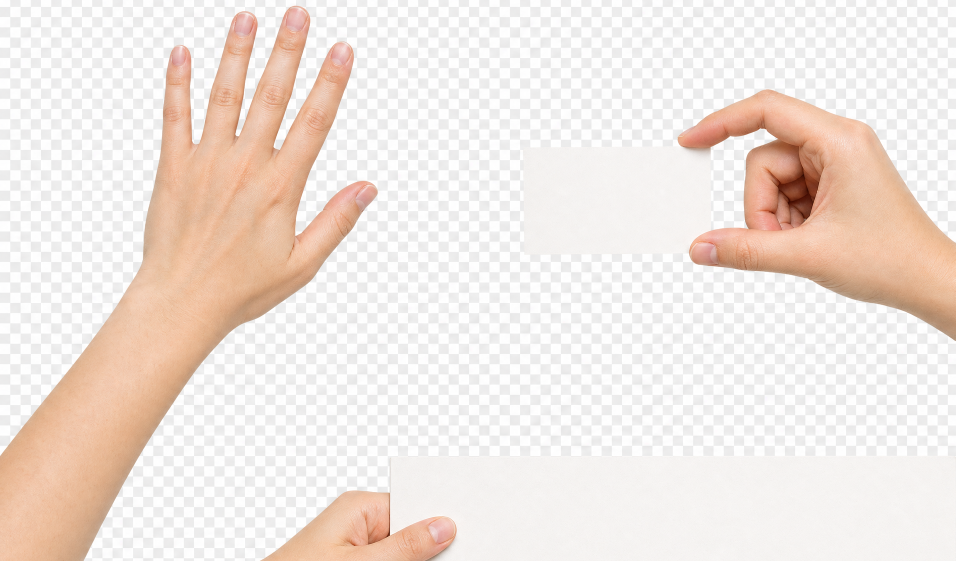
#> input picture reels/ig-DfA_TeHPbDQ/assets/cut/GPT-12_00.png, 1911 x 1122 px (shown at 1/2 size); its folder holds 3 pictures in this run
$ python prep_hands.py
#> lines starting #> are read from the running program, lines starting #| are printed output that depends on the picture; after the words box and inside, x2 and y2 are one past the last pixel; in counts of white or black regions, pixels touching at a corner belong together
# Clean the GPT-12 hand cutouts: drop the blank white card the hand holds and stray fragments.
# Writes hands/H0.png (slap palm), H1.png (pinch), H2.png (grip) + hands.json (crop offsets, normalised to the cleaned image).
import cv2,numpy as np,json,os
C='../../assets/cut/'; out={}
for i in range(3):
    im=cv2.imread(f'{C}GPT-12_0{i}.png',cv2.IMREAD_UNCHANGED).astype(np.float32)
    rgb=im[...,:3]; a=im[...,3]/255.
    mn=rgb.min(2); mx=rgb.max(2)
#> after `mn = rgb.min(2)`:
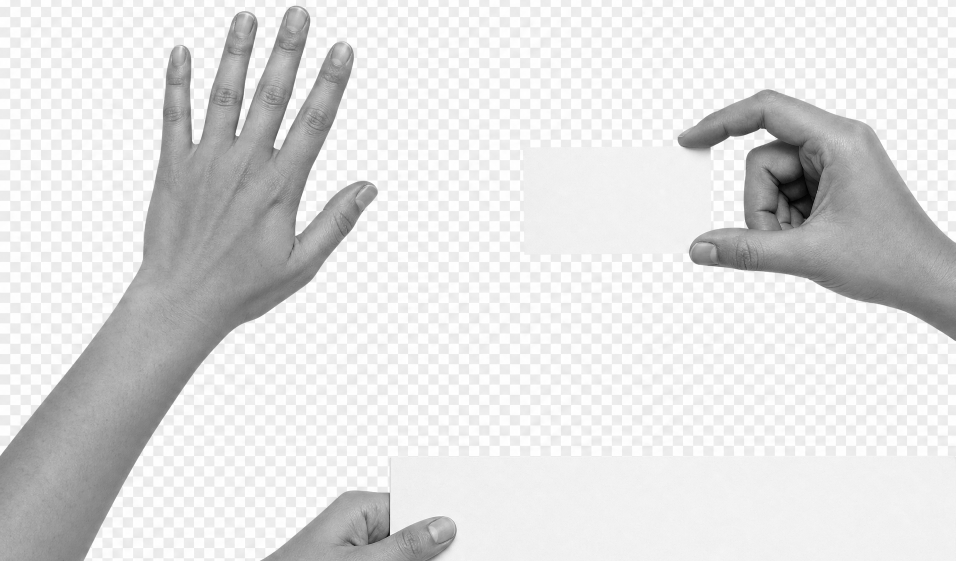
#> mn: shape (1122, 1911) float32 (shown at 1/2 size); min 0, max 255, mean 223.2
#> after `mx = rgb.max(2)`:
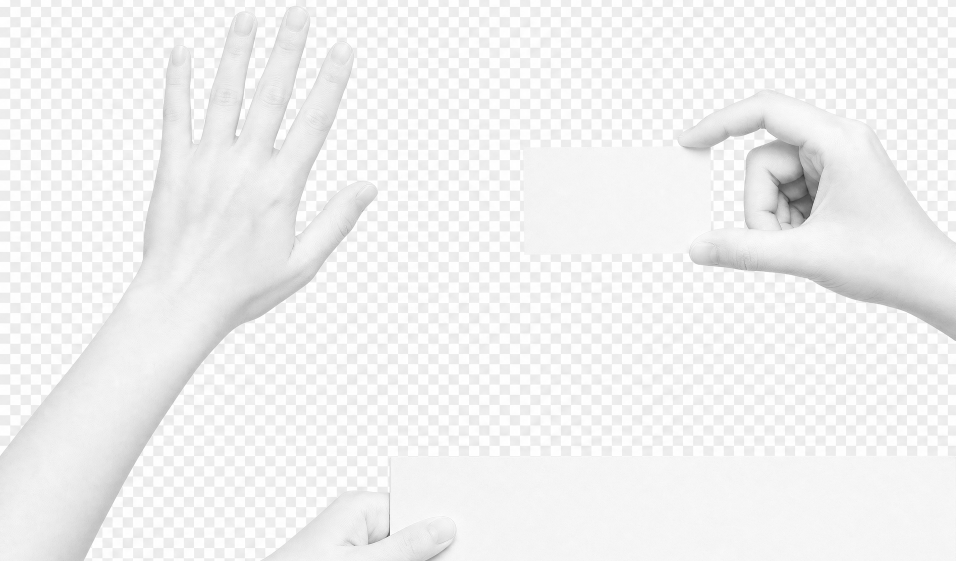
#> mx: shape (1122, 1911) float32 (shown at 1/2 size); min 48, max 255, mean 241
    white=(mn>195)&((mx-mn)<28)
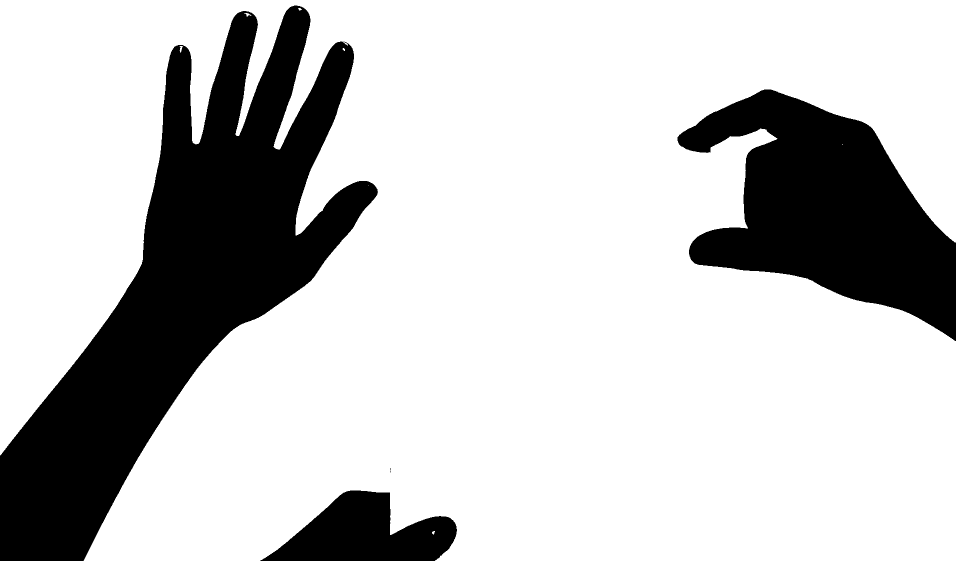
#> white: shape (1122, 1911) bool (shown at 1/2 size); 77.6% white; 5 black regions (2 under 20 px), largest, box (x1, y1, x2, y2) and area: (0, 11, 756, 1122) 300530, (1355, 179, 1911, 682) 146491, (520, 981, 914, 1122) 33009
    keep=(a>0.5)&~white
#> keep: shape (1122, 1911) bool; 14.1% white; 4 white regions (2 under 20 px), largest, box (x1, y1, x2, y2) and area: (0, 12, 755, 1113) 293341, (607, 982, 780, 1058) 8519
    keep=cv2.morphologyEx(keep.astype(np.uint8),cv2.MORPH_OPEN,np.ones((5,5),np.uint8))
#> keep: shape (1122, 1911); values 0 (black) and 1 (white), 14.1% white; 2 white regions, box (x1, y1, x2, y2) and area: (0, 12, 755, 1113) 293218, (612, 982, 780, 1058) 8505
    n,l,s,_=cv2.connectedComponentsWithStats(keep); k=1+np.argmax(s[1:,4]); m=(l==k).astype(np.uint8)
#> after `n, l, s, _ = cv2.connectedComponentsWithStats(keep)`:
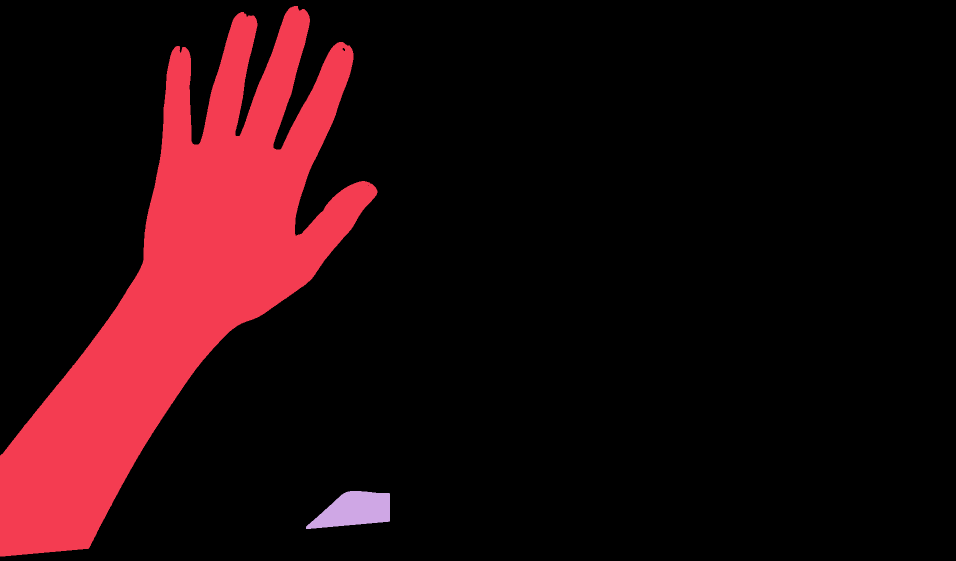
#> l: shape (1122, 1911) int32 (shown at 1/2 size); 3 distinct labels, from 0 to 2; one colour per label, 0 black
#> after `n, l, s, _ = cv2.connectedComponentsWithStats(keep)`: n = 3; s = [[0, 0, 1911, 1122, 1842419], [0, 12, 755, 1101, 293218], [612, 982, 168, 76, 8505]]
#> after `k = 1 + np.argmax(s[1:, 4])`: k = 1
#> after `m = (l == k).astype(np.uint8)`:
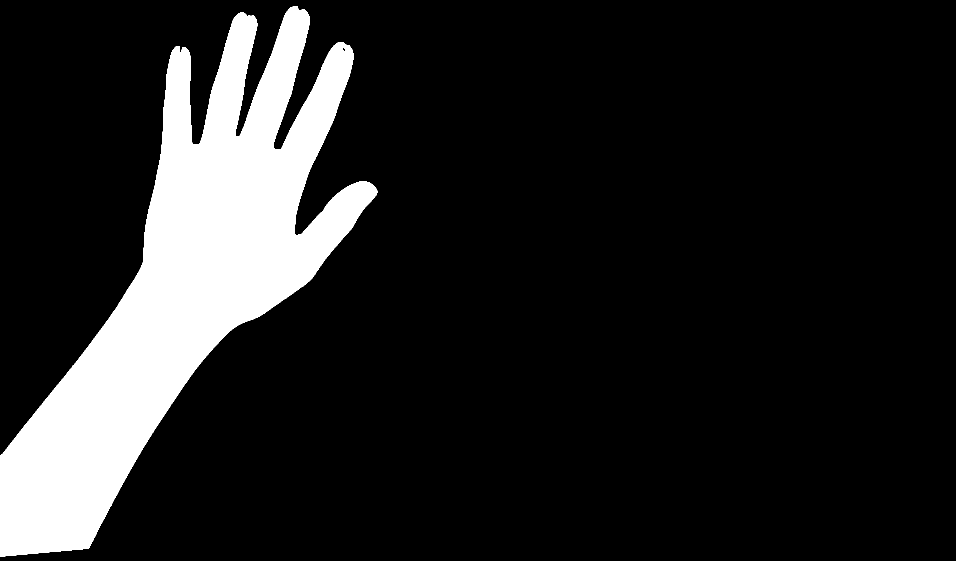
#> m: shape (1122, 1911) (shown at 1/2 size); values 0 (black) and 1 (white), 13.7% white; 1 white region, box (x1, y1, x2, y2) and area: (0, 12, 755, 1113) 293218
    m=cv2.morphologyEx(m,cv2.MORPH_CLOSE,np.ones((9,9),np.uint8))
#> m: shape (1122, 1911); values 0 (black) and 1 (white), 13.7% white; 1 white region, box (x1, y1, x2, y2) and area: (0, 12, 755, 1113) 293321
    mf=cv2.GaussianBlur(m.astype(np.float32),(0,0),1.2)
    na=np.minimum(a,mf)
    # kill white fringe: despill toward skin where alpha partial
    o=np.dstack([rgb,na*255]).clip(0,255).astype(np.uint8)
    ys,xs=np.where(na>0.05); x0,x1,y0,y1=xs.min(),xs.max()+1,ys.min(),ys.max()+1
#> after `x0, x1, y0, y1 = (xs.min(), xs.max() + 1, ys.min(), ys.max() + 1)`: x0 = 0; x1 = 757; y0 = 10; y1 = 1113
    o=o[y0:y1,x0:x1]; cv2.imwrite(f'hands/H{i}.png',o)
#> after `o = o[y0:y1, x0:x1]`:
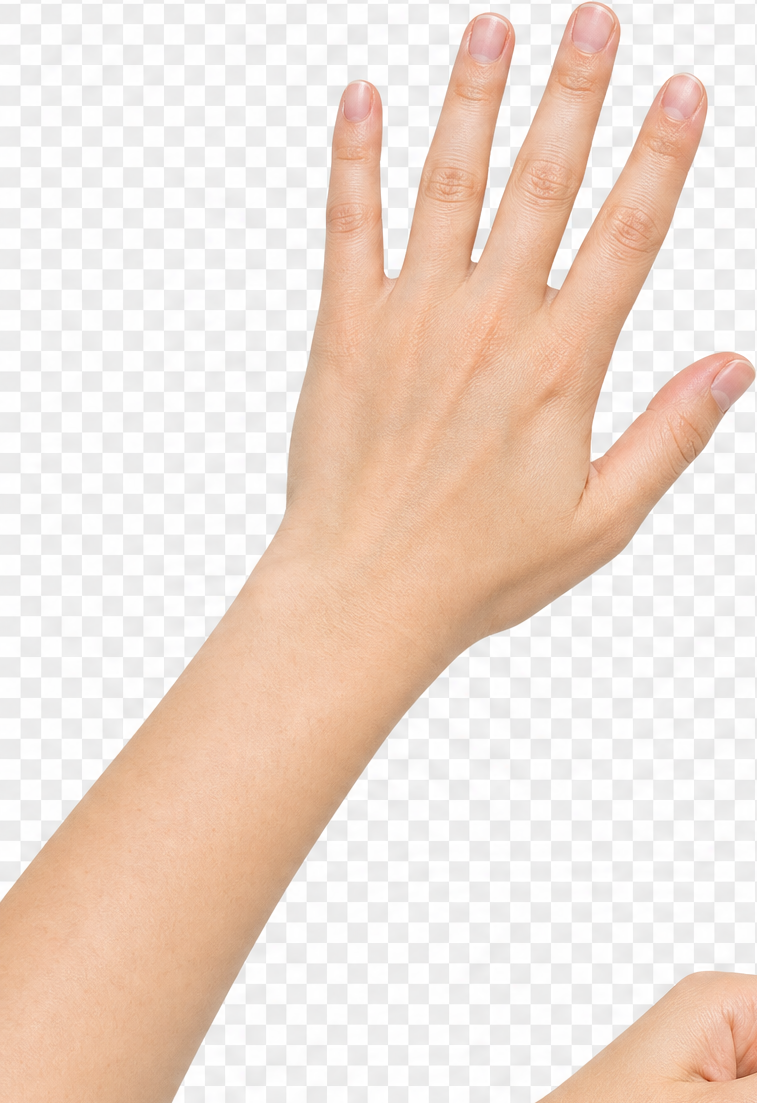
#> o: shape (1103, 757, 4); mean B, G, R, A 210.6, 221.8, 239.2, 89.5
    H,W=im.shape[:2]
#> H = 1122; W = 1911
    out[f'H{i}']={'orig':[W,H],'crop':[int(x0),int(y0),int(x1),int(y1)]}
    print(i,o.shape,(x0,y0,x1,y1))
#| 0 (1103, 757, 4) (0, 10, 757, 1113)
#> pass 2 of the loop `for i in range(3):`:
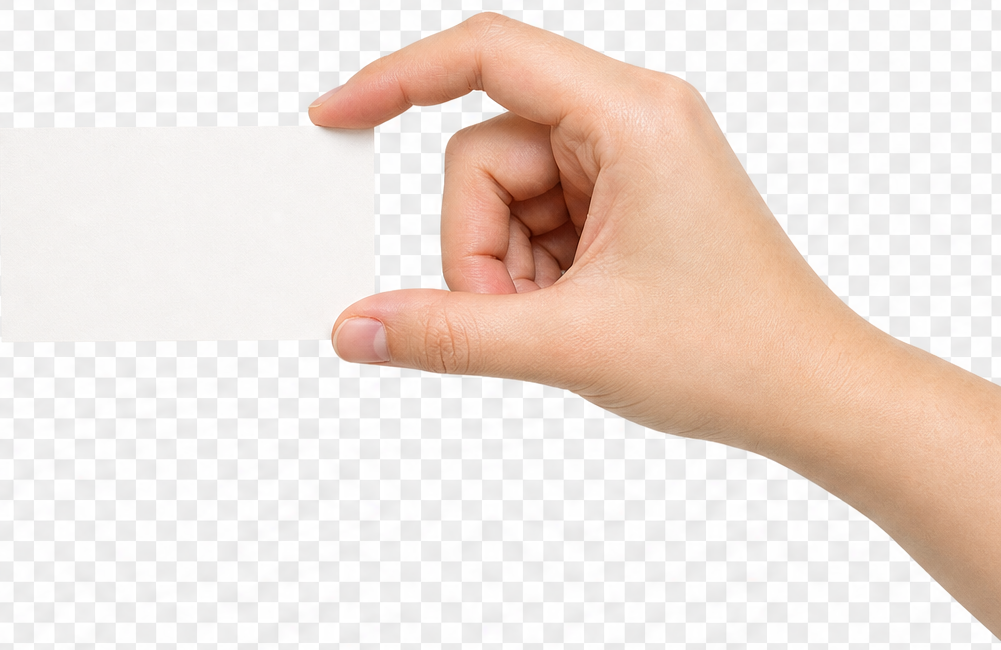
#> input picture reels/ig-DfA_TeHPbDQ/assets/cut/GPT-12_01.png, 1001 x 650 px
#> rgb: shape (650, 1001, 3) float32
#> a: shape (650, 1001) float32
#> mn: shape (650, 1001) float32
#> mx: shape (650, 1001) float32
#> white: shape (650, 1001) bool; 72.8% white; 1 black region, box (x1, y1, x2, y2) and area: (308, 12, 1001, 641) 177060
#> `keep=(a>0.5)&~white`:
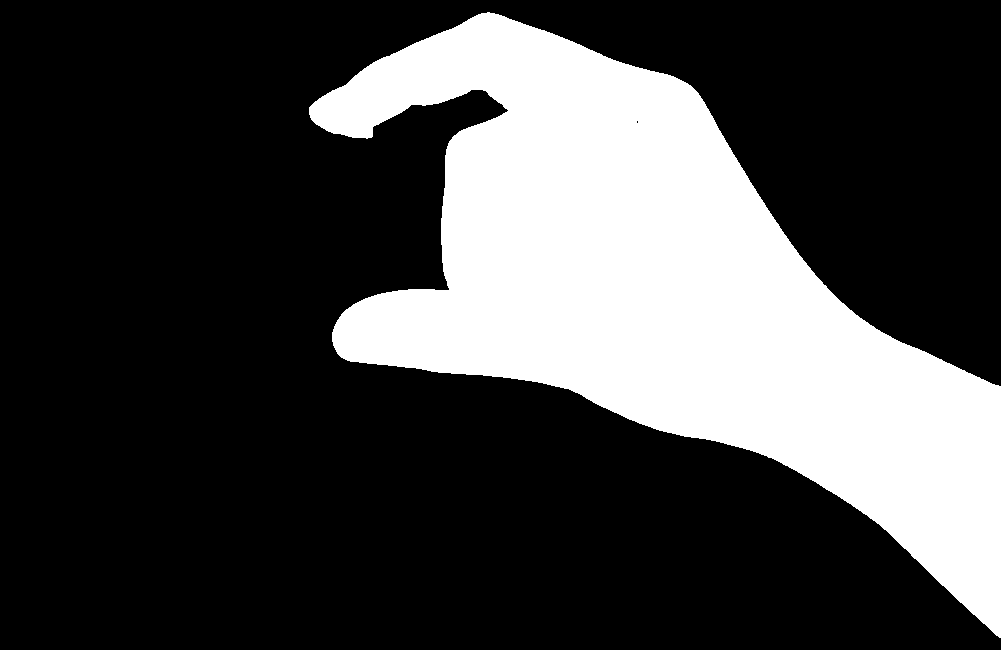
#> keep: shape (650, 1001) bool; 26.9% white; 1 white region, box (x1, y1, x2, y2) and area: (309, 12, 1001, 638) 174752
#> l: shape (650, 1001) int32; values 0 (black) and 1 (white), 26.9% white; 1 white region, box (x1, y1, x2, y2) and area: (309, 13, 1001, 637) 174741
#> n = 2; s = [[0, 0, 1001, 650, 475909], [309, 13, 692, 624, 174741]]
#> mf: shape (650, 1001) float32
#> na: shape (650, 1001) float32
#> x0 = 307; x1 = 1001; y0 = 11; y1 = 639
#> `o = o[y0:y1, x0:x1]`:
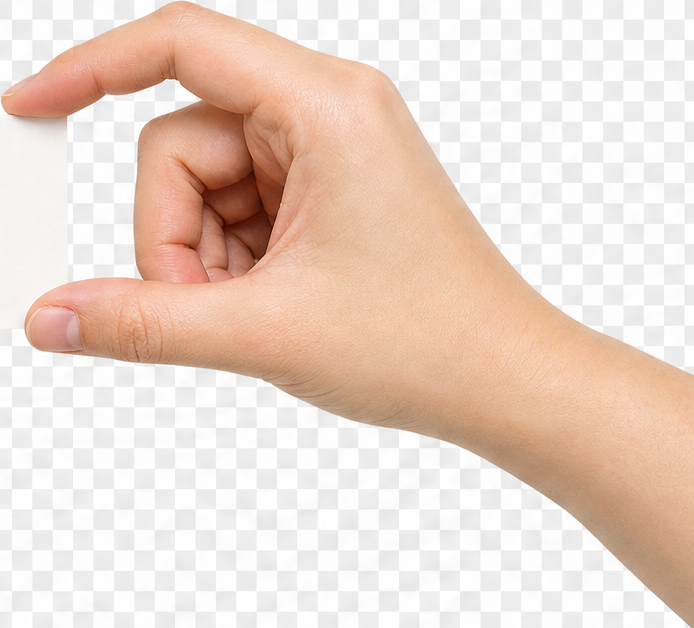
#> o: shape (628, 694, 4); mean B, G, R, A 203.7, 215.1, 235, 102.2
#| 1 (628, 694, 4) (307, 11, 1001, 639)
#> pass 3 of the loop `for i in range(3):`:
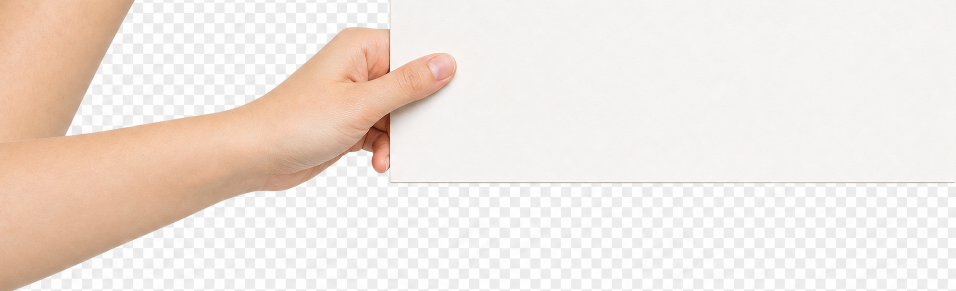
#> input picture reels/ig-DfA_TeHPbDQ/assets/cut/GPT-12_02.png, 1911 x 582 px (shown at 1/2 size)
#> rgb: shape (582, 1911, 3) float32
#> a: shape (582, 1911) float32
#> mn: shape (582, 1911) float32
#> mx: shape (582, 1911) float32
#> white: shape (582, 1911) bool; 77.4% white; 5 black regions (3 under 20 px), largest, box (x1, y1, x2, y2) and area: (0, 0, 914, 582) 250167, (780, 362, 1910, 366) 1134
#> `keep=(a>0.5)&~white`:
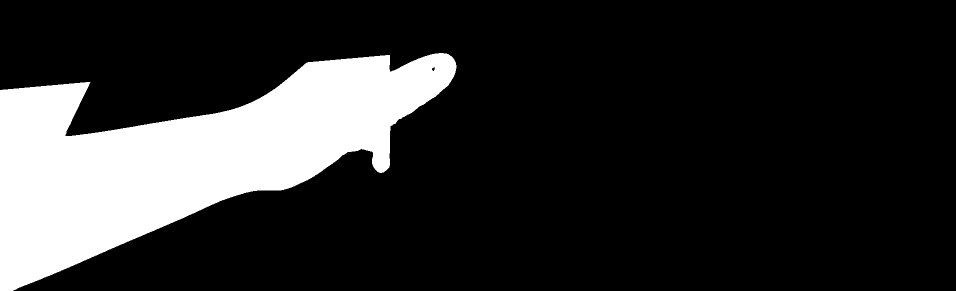
#> keep: shape (582, 1911) bool (shown at 1/2 size); 18.2% white; 1 white region, box (x1, y1, x2, y2) and area: (0, 106, 913, 582) 202315
#> l: shape (582, 1911) int32; values 0 (black) and 1 (white), 18.2% white; 1 white region, box (x1, y1, x2, y2) and area: (0, 106, 913, 582) 202308
#> s = [[0, 0, 1911, 582, 909894], [0, 106, 913, 476, 202308]]
#> mf: shape (582, 1911) float32
#> na: shape (582, 1911) float32
#> x0 = 0; x1 = 915; y0 = 104; y1 = 582
#> `o = o[y0:y1, x0:x1]`:
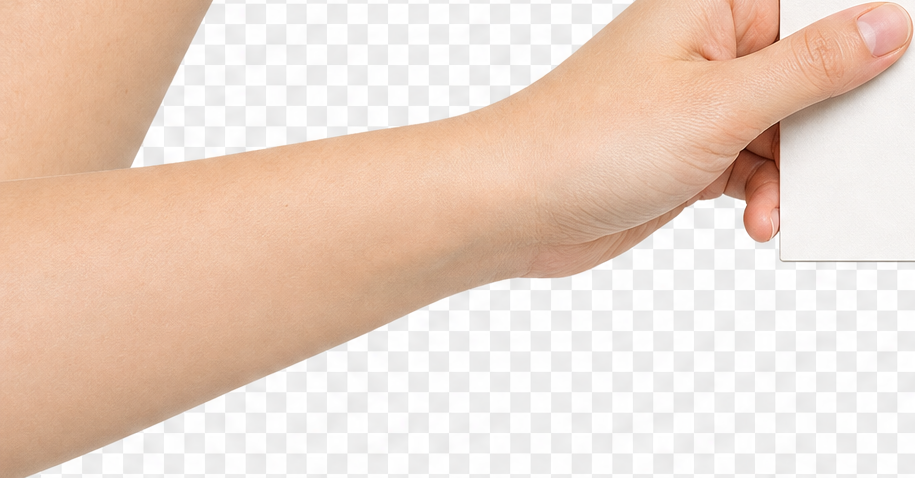
#> o: shape (478, 915, 4); mean B, G, R, A 198.2, 212.6, 234.5, 117.9
#| 2 (478, 915, 4) (0, 104, 915, 582)
json.dump(out,open('hands/hands.json','w'),indent=1)
# H2 cleanup: remove the beige card sliver at the top-left of the arm (left 260 px, top 150 px of H2)
im=cv2.imread('hands/H2.png',cv2.IMREAD_UNCHANGED); im[:150,:260,3]=0
#> after `im[:150, :260, 3] = 0`:
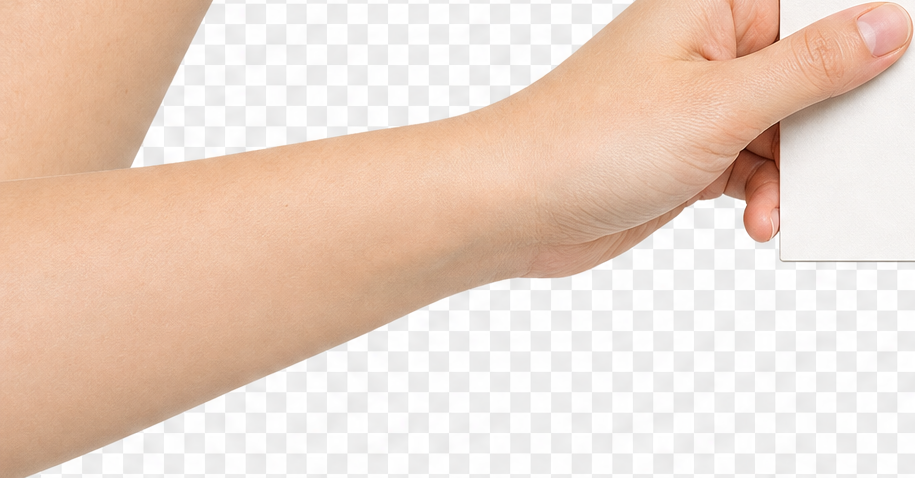
#> im: shape (478, 915, 4); 3.03% of pixels changed, all inside (x1, y1, x2, y2) = (0, 60, 260, 150)
r=im[...,:3].astype(int); sl=(im[...,3]>0)&(r.min(2)>170)&(np.arange(im.shape[1])[None,:]<300); im[sl,3]=0
cv2.imwrite('hands/H2.png',im); print('H2 cleaned')
#| H2 cleaned
# H0L: slap palm with a long forearm (bottom rows stretched downward) so the arm can run off-frame at small hand sizes.
im=cv2.imread('hands/H0.png',cv2.IMREAD_UNCHANGED); h,w=im.shape[:2]
#> after `h, w = im.shape[:2]`: h = 1103; w = 757
a=im[...,3]; rows=[y for y in range(h) if (a[y]>128).sum()>20]; yb=rows[-1]
#> after `rows = [y for y in range(h) if (a[y] > 128).sum() > 20]`: rows = 1094 values from 8 to 1101
#> after `yb = rows[-1]`: yb = 1101
band=im[yb-60:yb-20]                                   # forearm band just above the cut
ext=cv2.resize(band,(w,1400),interpolation=cv2.INTER_LINEAR)
xs=np.where(band[...,3].max(0)>128)[0]; cx=(xs.min()+xs.max())/2
#> after `xs = np.where(band[..., 3].max(0) > 128)[0]`: xs = 201 values from 0 to 200
#> after `cx = (xs.min() + xs.max()) / 2`: cx = 100
for y in range(ext.shape[0]):                          # forearm widens toward the elbow (x1.0 -> x1.45)
    k=1+.45*min(1,y/900); M=np.float32([[k,0,cx*(1-k)]]); row=ext[y:y+1]
    ext[y:y+1]=cv2.warpAffine(row,np.vstack([M,[[0,1,0]]]).astype(np.float32),(w,1),flags=cv2.INTER_LINEAR)
#> this loop made 1400 passes
#> M on passes 1 to 3: [[1, 0, 0]], [[1, 0, -0.05]], [[1, 0, -0.1]]
ext=cv2.GaussianBlur(ext,(0,0),sigmaX=1.5,sigmaY=12)
out=np.vstack([im[:yb-20],ext]); out=np.hstack([np.zeros((out.shape[0],250,4),np.uint8),out,np.zeros((out.shape[0],250,4),np.uint8)]); cv2.imwrite('hands/H0L.png',out); print('H0L',out.shape)
#| H0L (2481, 1257, 4)
